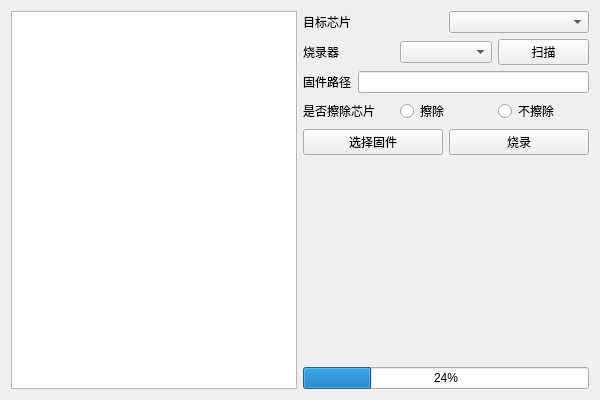
<?xml version="1.0" encoding="UTF-8"?>
<ui version="4.0">
 <class>McuUpdatePageClass</class>
 <widget class="QWidget" name="McuUpdatePageClass">
  <property name="geometry">
   <rect>
    <x>0</x>
    <y>0</y>
    <width>600</width>
    <height>400</height>
   </rect>
  </property>
  <property name="windowTitle">
   <string>McuUpdatePage</string>
  </property>
  <layout class="QGridLayout" name="gridLayout">
   <item row="0" column="0">
    <widget class="QTextEdit" name="te_log"/>
   </item>
   <item row="0" column="1">
    <layout class="QVBoxLayout" name="verticalLayout">
     <item>
      <layout class="QHBoxLayout" name="hl_target_chip">
       <item>
        <widget class="QLabel" name="lbl_target_chip">
         <property name="text">
          <string>目标芯片</string>
         </property>
        </widget>
       </item>
       <item>
        <widget class="QComboBox" name="cb_target_chip"/>
       </item>
      </layout>
     </item>
     <item>
      <layout class="QHBoxLayout" name="hl_probes">
       <item>
        <widget class="QLabel" name="lbl_probes">
         <property name="text">
          <string>烧录器</string>
         </property>
        </widget>
       </item>
       <item>
        <widget class="QComboBox" name="cb_probes"/>
       </item>
       <item>
        <widget class="QPushButton" name="btn_scan_probes">
         <property name="text">
          <string>扫描</string>
         </property>
        </widget>
       </item>
      </layout>
     </item>
     <item>
      <layout class="QHBoxLayout" name="hl_firmware_path">
       <item>
        <widget class="QLabel" name="lbl_firmware_path">
         <property name="text">
          <string>固件路径</string>
         </property>
        </widget>
       </item>
       <item>
        <widget class="QLineEdit" name="le_firmware_path"/>
       </item>
      </layout>
     </item>
     <item>
      <layout class="QHBoxLayout" name="hl_erase_chip">
       <item>
        <widget class="QLabel" name="lbl_erase_chip">
         <property name="text">
          <string>是否擦除芯片</string>
         </property>
        </widget>
       </item>
       <item>
        <widget class="QRadioButton" name="rb_erase_chip">
         <property name="text">
          <string>擦除</string>
         </property>
        </widget>
       </item>
       <item>
        <widget class="QRadioButton" name="rb_not_erase_chip">
         <property name="text">
          <string>不擦除</string>
         </property>
        </widget>
       </item>
      </layout>
     </item>
     <item>
      <layout class="QHBoxLayout" name="horizontalLayout">
       <item>
        <widget class="QPushButton" name="btn_select_fiirmware">
         <property name="text">
          <string>选择固件</string>
         </property>
        </widget>
       </item>
       <item>
        <widget class="QPushButton" name="btn_wirte_firmware">
         <property name="text">
          <string>烧录</string>
         </property>
        </widget>
       </item>
      </layout>
     </item>
     <item>
      <spacer name="verticalSpacer">
       <property name="orientation">
        <enum>Qt::Vertical</enum>
       </property>
       <property name="sizeHint" stdset="0">
        <size>
         <width>20</width>
         <height>40</height>
        </size>
       </property>
      </spacer>
     </item>
     <item>
      <widget class="QProgressBar" name="progressBar">
       <property name="value">
        <number>24</number>
       </property>
      </widget>
     </item>
    </layout>
   </item>
  </layout>
 </widget>
 <layoutdefault spacing="6" margin="11"/>
 <resources/>
 <connections/>
</ui>
